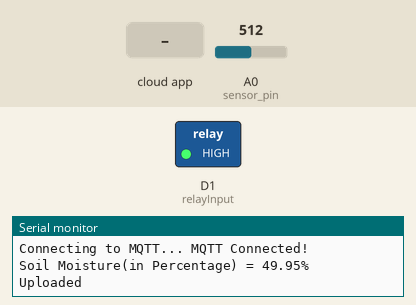
The sketch below on a simulated ESP8266 (NodeMCU). Shown: switched loads named in the sketch (green lamp = pin HIGH), the last lines printed to the serial monitor. The inputs (shaded band) are chosen by the test bench; at power-on: A0 (sensor_pin) = 512. WiFi joins after 1.5 s; servers stay silent unless stated; no MQTT or app messages arrive unless stated.

Above: at 2.7 s.
2.8 s: the phone or cloud app sets relay-motor to ON
At 3.6 s:
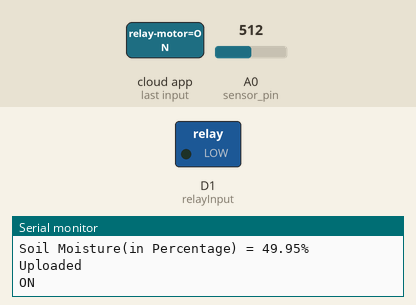
9.3 s: A0 (sensor_pin) set to 806
14.0 s: A0 (sensor_pin) set to 827
At 19.0 s:
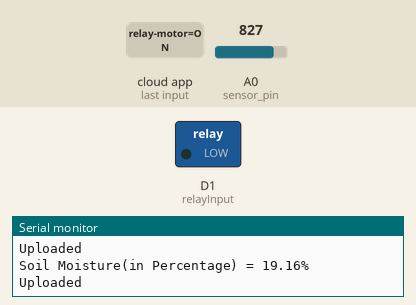
19.3 s: A0 (sensor_pin) set to 716
At 23.2 s:
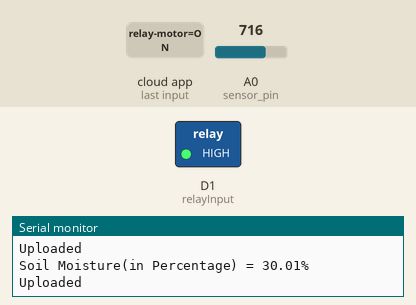
Timing chart, 0 to 24.7 s (numbered marks = the images above; inputs shaded):
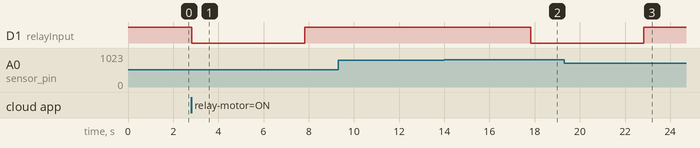

The sketch:

DI.ino
```cpp
#include <ESP8266WiFi.h>
#include "Adafruit_MQTT.h"
#include "Adafruit_MQTT_Client.h"
#define WLAN_SSID       "HSG"
#define WLAN_PASS       "goyyale123"
#define AIO_SERVER      "io.adafruit.com"
#define AIO_SERVERPORT  1883
#define AIO_USERNAME    "HSGSIVAK"
#define AIO_KEY         "65affc8256a747cca4d64c7190519337"
WiFiClient client;
Adafruit_MQTT_Client mqtt(&client, AIO_SERVER, AIO_SERVERPORT, AIO_USERNAME, AIO_KEY);
Adafruit_MQTT_Subscribe relaymotor = Adafruit_MQTT_Subscribe(&mqtt, AIO_USERNAME "/feeds/relay-motor");
Adafruit_MQTT_Publish soilmoisture = Adafruit_MQTT_Publish(&mqtt, AIO_USERNAME "/feeds/soil-moisture-sensor");
void MQTT_connect();
const int sensor_pin = A0;
int relayInput =D1;
void setup() {
  pinMode(relayInput, OUTPUT);
  Serial.begin(9600);
  digitalWrite(relayInput, HIGH);
  delay(10);
  Serial.println(F("Drip Irrigation"));
  Serial.println(); Serial.println();
  Serial.print("Connecting to ");
  Serial.println(WLAN_SSID);
  WiFi.begin(WLAN_SSID, WLAN_PASS);
  while (WiFi.status() != WL_CONNECTED) {
    delay(50);
    Serial.print(".");
  }
  Serial.println();
  Serial.println("WiFi connected");
  Serial.println("IP address: "); Serial.println(WiFi.localIP());
  mqtt.subscribe(&relaymotor);
}
uint32_t x=0;
void loop() {
  MQTT_connect();
  Adafruit_MQTT_Subscribe *subscription;
  float moisture_percentage;
  moisture_percentage = ( 100.00 - ( (analogRead(sensor_pin)/1023.00) * 100.00 ) );
  Serial.print("Soil Moisture(in Percentage) = ");
  Serial.print(moisture_percentage);
  Serial.println("%");
  if(! soilmoisture.publish((float)moisture_percentage))
    Serial.println(F("Failed"));
  else
    Serial.println(F("Uploaded"));
  if(moisture_percentage<20.0)
   digitalWrite(relayInput, LOW);
  else
   digitalWrite(relayInput, HIGH);
  while ((subscription = mqtt.readSubscription(5000)))
  {
    if (subscription == &relaymotor)
    {
      Serial.println((char*)relaymotor.lastread);
      if(strcmp((char*)relaymotor.lastread,"ON")==0)
       digitalWrite(relayInput, LOW);
      else
       digitalWrite(relayInput, HIGH);
    }
  }
}
void MQTT_connect() {
  int8_t ret;

  // Stop if already connected.
  if (mqtt.connected()) {
    return;
  }

  Serial.print("Connecting to MQTT... ");

  uint8_t retries = 3;
  while ((ret = mqtt.connect()) != 0) { // connect will return 0 for connected
       Serial.println(mqtt.connectErrorString(ret));
       Serial.println("Retrying MQTT connection in 5 seconds...");
       mqtt.disconnect();
       retries--;
       if (retries == 0) {
         // basically die and wait for WDT to reset me
         while (1);
       }
  }
  Serial.println("MQTT Connected!");
}
```

Measured:
- after the input at 2.8 s, D1 (relayInput): HIGH → LOW at once, → HIGH 5.0 s later
- after the input at 14.0 s, D1 (relayInput): HIGH → LOW after 3.8 s
- after the input at 19.3 s, D1 (relayInput): LOW → HIGH after 3.5 s
